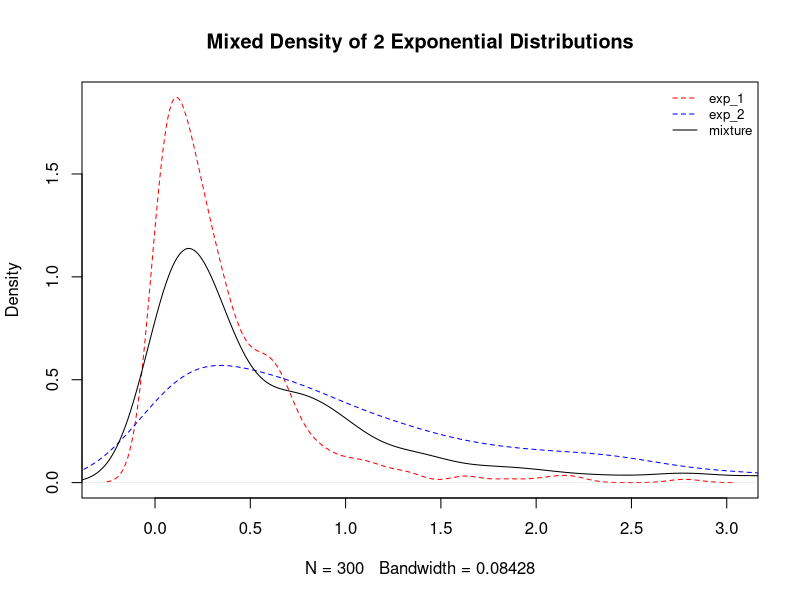
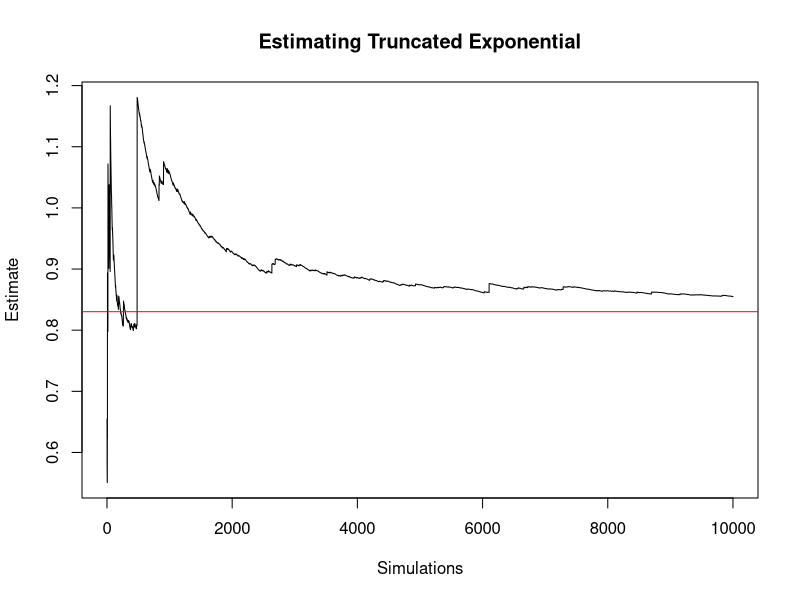

Write R code to recreate these figures, in order.
## ---- chunk 1
knitr::opts_chunk$set(echo = TRUE)
## ---- chunk 2
set.seed(42)
n <- 100
theta <- 0.5
y <- (-1/theta)*log(runif(n))
## ---- chunk 3
set.seed(42)
n <- 300
p_1 <- 0.6
p_2 <- 1- p_1
lambda_1 <- 3
lambda_2 <- 1

# a)
exp_1 <- (-1/lambda_1)*log(runif(n))
exp_2 <- (-1/lambda_2)*log(runif(n))

# b)
components <- sample(1:2,prob=c(p_1,p_2),size=n,replace=TRUE)
lambdas <- c(lambda_1,lambda_2)

mix_exp <- (-1/lambdas[components])*log(runif(n))
## ---- chunk 4
library(ggplot2)
library(ggpubr)

main_theme <- theme(panel.grid.major = element_blank(), panel.grid.minor = element_blank(),
panel.background = element_blank(), axis.line = element_line(colour = "black"), 
plot.title = element_text(size=12))

g1 <- ggplot(data.frame(x=exp_1), aes(x=x))+stat_density(geom = "line")+
  main_theme+
  labs(title=bquote("Exponential Distribution ("~lambda == .(lambda_1)~")"),x=element_blank())
g2 <- ggplot(data.frame(x=exp_2), aes(x=x))+stat_density(geom = "line")+
  main_theme+
  labs(title=bquote("Exponential Distribution ("~lambda == .(lambda_2)~")"),x=element_blank())
g3 <- ggplot(data.frame(x=mix_exp), aes(x=x))+stat_density(geom = "line")+
  main_theme+
  labs(title="Mixture Distribution",x=element_blank())
#ggarrange(ggarrange(g1,g2, ncol=2), g3, nrow=2)
## ---- chunk 5
invisible(plot(density(exp_1), col="red",lty=2, main="Mixed Density of 2 Exponential Distributions")+
lines(density(exp_2), col="blue",lty=2)+
lines(density(mix_exp), col="black"))
legend("topright",legend=c('exp_1','exp_2','mixture'),cex=0.8,bty="n",lty=c(2,2,1),
       col=c("red","blue","black"))
## ---- chunk 6
set.seed(42)

n <- 600
alpha <- 3;
beta <- 3;
K <- 1.875;
draws <- 0; 
tdraws <- 0;

while (length(draws) < n + 1){
  u <- runif(2)
  h <- dbeta(u[1], alpha, beta)/(dunif(u[1]) * K)
  if (u[2] <= h)
      draws <- c(draws, u[1])
  tdraws <- tdraws +1   
}

target <- draws[2:(n+1)]
arate <- n/tdraws
## ---- chunk 7
set.seed(42)

integrand <- function(x) {exp(-x)/(1+x^2)}
scale <- (1/(1-exp(-1)))
true_val <- scale*integrate(integrand, 0, 1)$value

Nsim = 10000
x = rbeta(Nsim, 2, 3)
f<-function(x) (exp(-x)/(1+x^2))
#weight = dexp(1/(1+x^2))/dbeta(x, 2, 3)
weight = f(x)/dbeta(x,2,3)
plot(scale*cumsum(weight)/1:Nsim, type="l", xlab="Simulations", ylab="Estimate", 
     main="Estimating Truncated Exponential")
abline(a=true_val,b=0,col="red")
## ---- chunk 8
set.seed(42)

gibbs_binormal <- function(rho, init, n_sim) {
  y1 <- rep(0,n_sim)
  y2 <- rep(0,n_sim)
  y0 <- init
  y2[1] <- y0;
  for (i in 2:n_sim) {
    y1[i] <- rnorm(1,rho*y2[i-1],sqrt(1-rho^2))
    y2[i] <- rnorm(1,rho*y1[i],sqrt(1-rho^2)) 
  } 
  
  last_100 <- tail(y1, 100)
  return(c(mean(last_100),sd(last_100)))
}

df <- data.frame(Simulations = c(rep(c(200,500,5000,10000),4)),
                 Rho = c(rep(0.1,8),rep(0.99,8)),
                 Y2_Initial_Val = c(rep(c(rep(-1.5,4),rep(1.5,4)),2)))

all_results <- apply(df,1,function(params)gibbs_binormal(params[2],params[3],params[1]))
df$Y2_Mean <- all_results[1,]
df$Y2_SD <- all_results[2,]
## ---- chunk 9
x.start= 0 # initial value
Nsim = 10000;
X=rep(x.start,Nsim) # initialize the chain
 for (i in 2:Nsim){
  Y=X[i-1]+rnorm(1) # generate proposal
  
  # can indirectly calculate density of laplace using exponential
  ratio= min((dexp(abs(Y))/2)/(dexp(abs(X[i-1]))/2),1) 
  
  X[i]=X[i-1] + (Y-X[i-1])*(runif(1)<ratio)
 }
